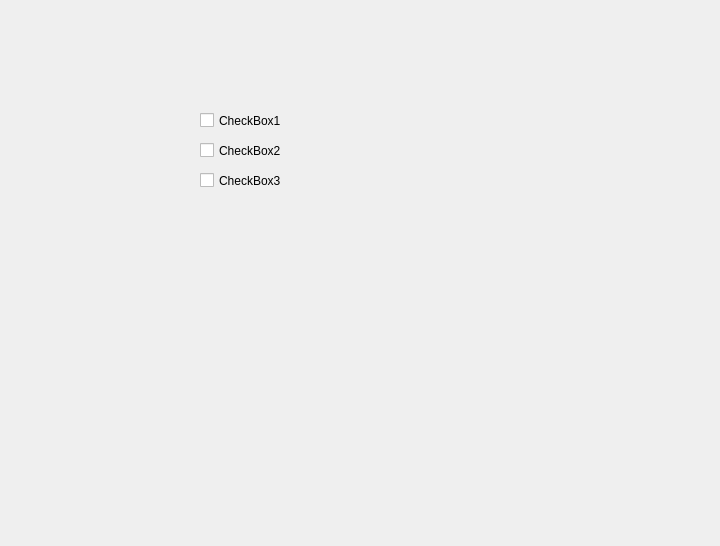
<?xml version="1.0" encoding="UTF-8"?>
<ui version="4.0">
 <class>Widget</class>
 <widget class="QWidget" name="Widget">
  <property name="geometry">
   <rect>
    <x>0</x>
    <y>0</y>
    <width>720</width>
    <height>546</height>
   </rect>
  </property>
  <property name="windowTitle">
   <string>Widget</string>
  </property>
  <widget class="QCheckBox" name="checkBox1">
   <property name="geometry">
    <rect>
     <x>200</x>
     <y>110</y>
     <width>171</width>
     <height>21</height>
    </rect>
   </property>
   <property name="text">
    <string>CheckBox1</string>
   </property>
  </widget>
  <widget class="QCheckBox" name="checkBox2">
   <property name="geometry">
    <rect>
     <x>200</x>
     <y>140</y>
     <width>161</width>
     <height>21</height>
    </rect>
   </property>
   <property name="text">
    <string>CheckBox2</string>
   </property>
  </widget>
  <widget class="QCheckBox" name="checkBox3">
   <property name="geometry">
    <rect>
     <x>200</x>
     <y>170</y>
     <width>121</width>
     <height>21</height>
    </rect>
   </property>
   <property name="text">
    <string>CheckBox3</string>
   </property>
  </widget>
 </widget>
 <layoutdefault spacing="6" margin="11"/>
 <resources/>
 <connections/>
</ui>
